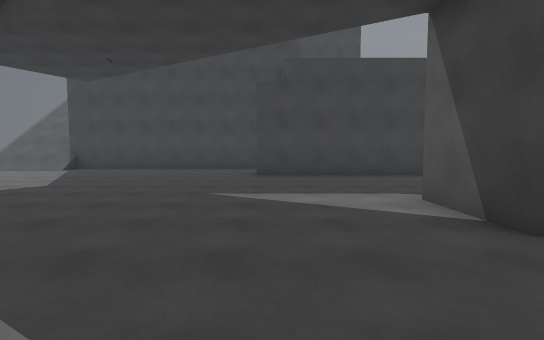
[1] (above)

22 first-person views from a walk through a 3-D level made in the Unity game engine. The camera is 1.5 m above the floor, tilts 4° down and sees 85° across. The floor is counted in squares, 2 m on a side. Each view is taken from the middle of a square. On the plan, view 1 faces up. The plan holds only what a view shows up to about 10 squares ahead; the rest is blank. The place goes on beyond the plan.

[2]
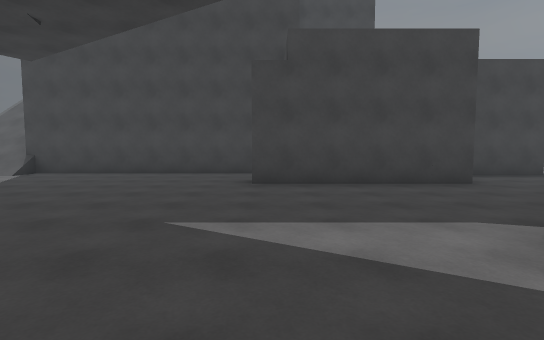

[3]
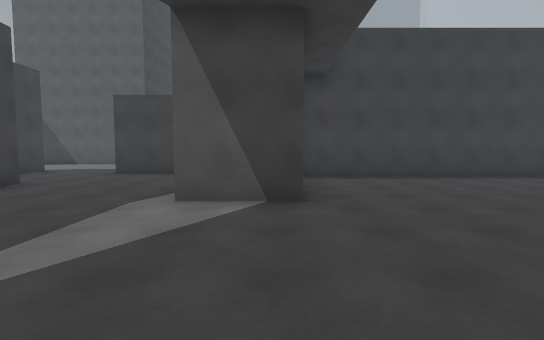

[4]
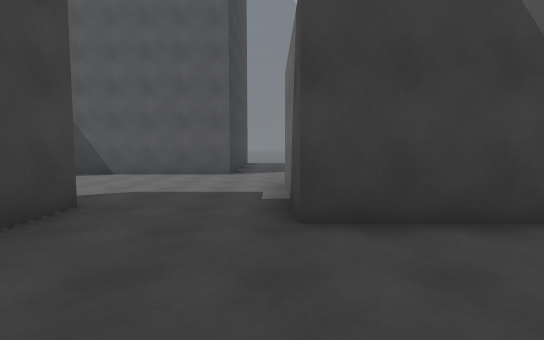

[5]
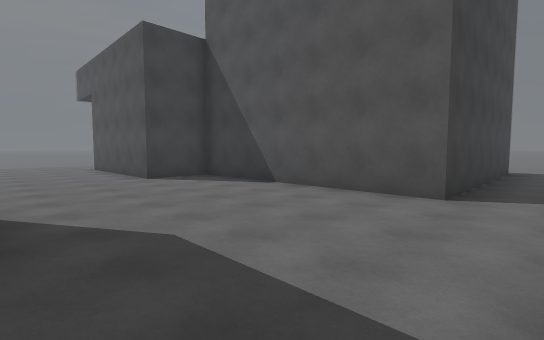

[6]
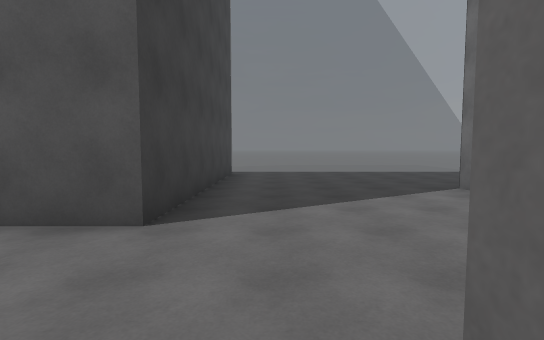

[7]
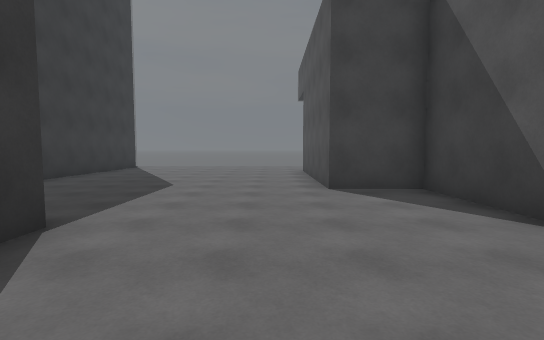

[8]
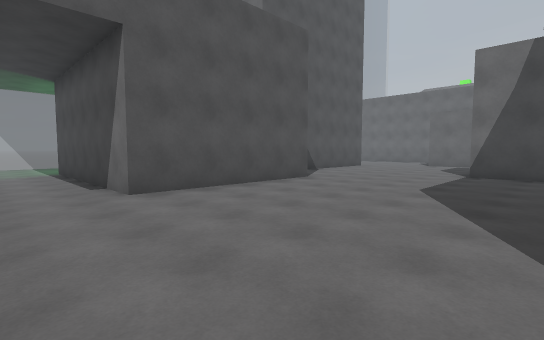

[9]
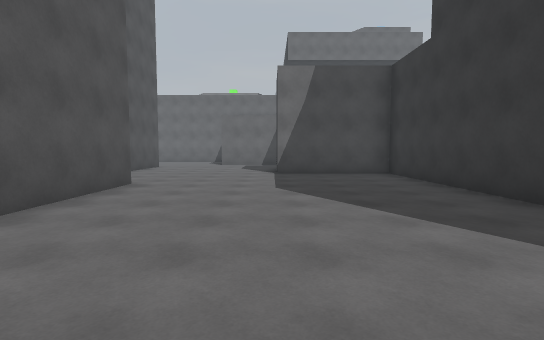

[10]
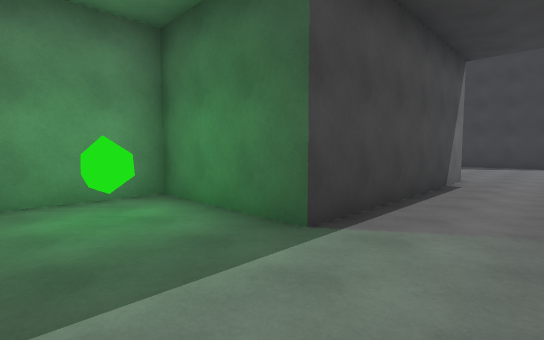

[11]
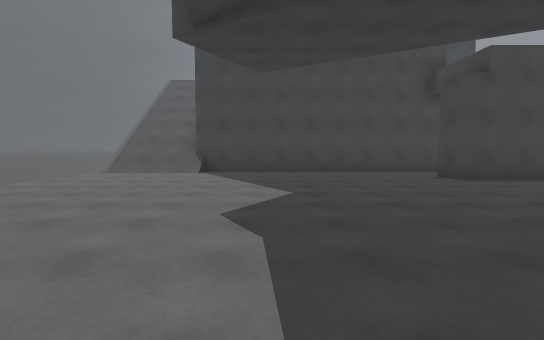

[12]
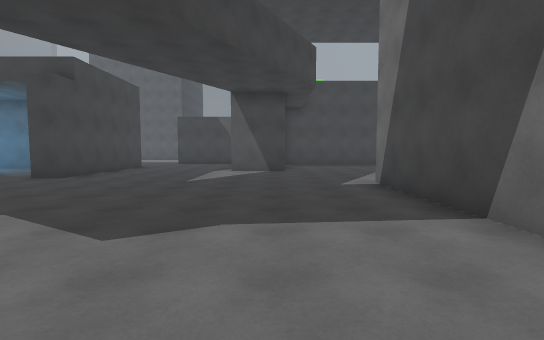

[13]
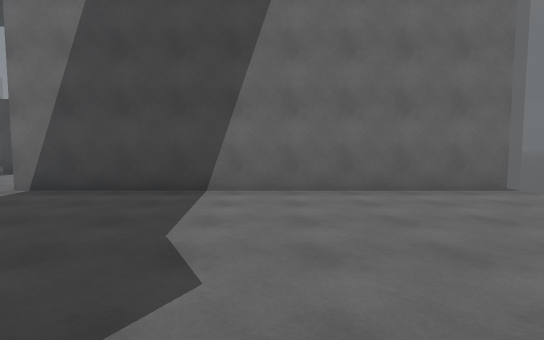

[14]
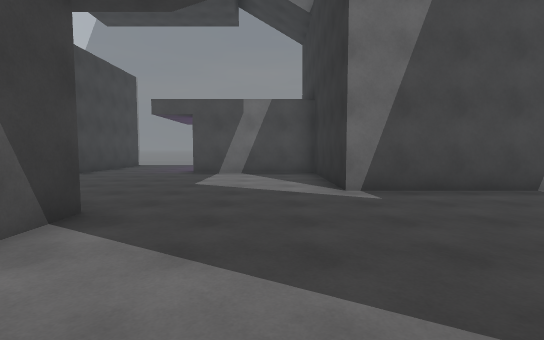

[15]
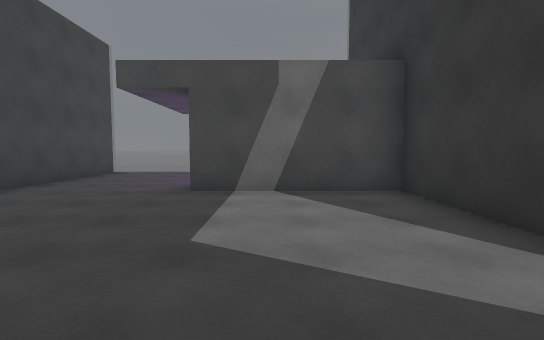

[16]
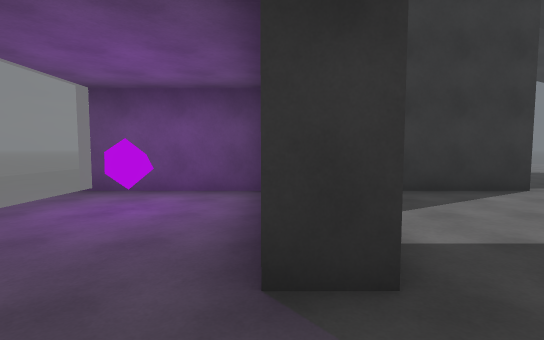

[17]
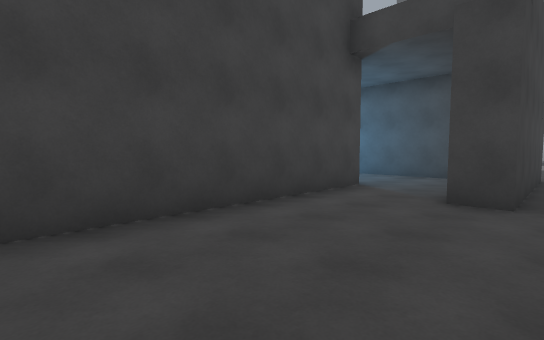

[18]
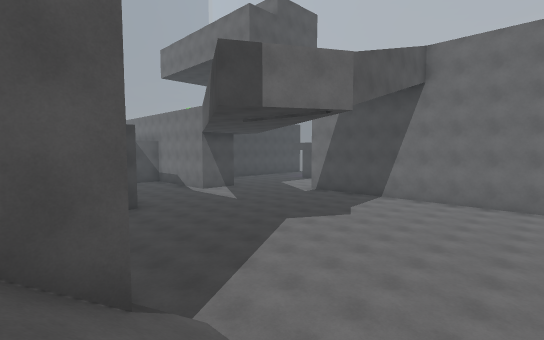

[19]
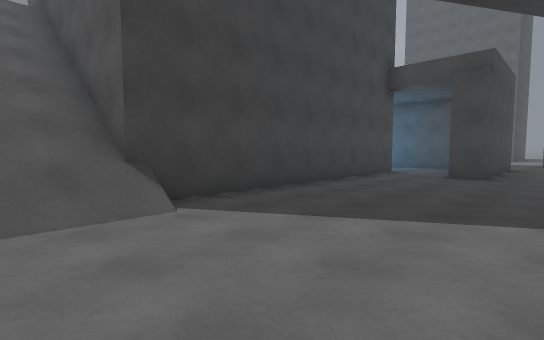

[20]
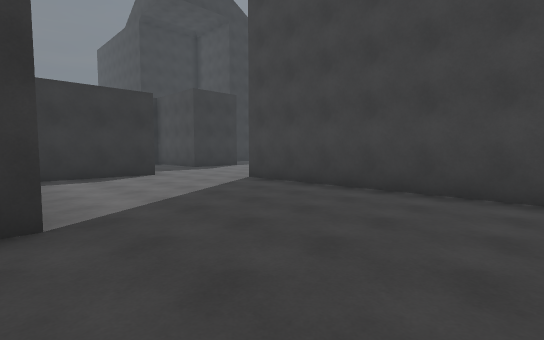

[21]
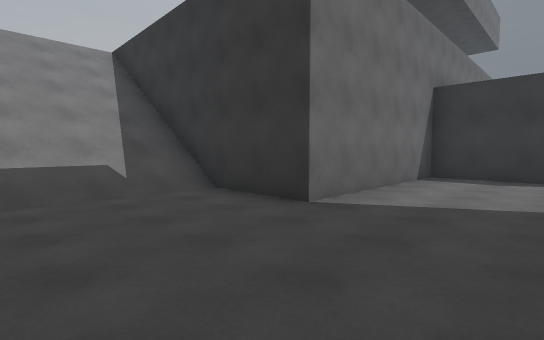

[22]
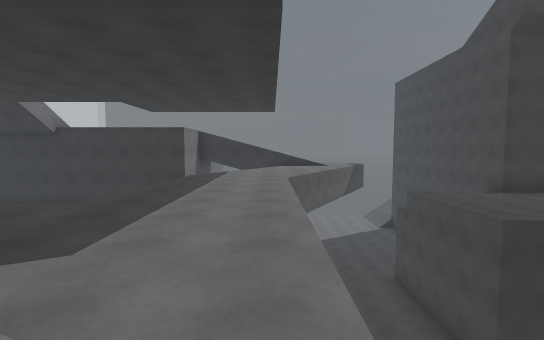

### Floor plan
Key: @ floor where view 1 was taken; # wall or solid block; . main floor; : floor 7.75 m higher than the main floor; + floor 17 m higher than the main floor; / step, stairs or slope; v drop or lower ground; C crystal.
Columns run from 11 left of view 1 to 20 right of it. Each row starts with its distance up from view 1.
 22                  ..............
 21                  ..............
 20                 ......######...
 19                 ......#    #...
 18                +......#    #.C.
 17                /......#    ####
 16                /......###
 15   //           /........#
 14   //            ........#
 13   //            ........#
 12  ///         .. ####....#
 11 v///#.....//...#####....#
 10  ..............#........########
  9  ..........#####...............#
  8  ..............................
  7  .................####.........
  6  .................#  #.........
  5  .................#  #.........
  4  ............/:::::::::::::....
  3  ............/::::::/      ....
  2  ................/::       ////
  1 #................/:        ////
  0 ##########.@.....:         ////
 -1          #.......:         ////
 -2          #.......:         ////
 -3          #.......:         ///
 -4          #####...:         :::
 -5          #.......:
 -6          #.C.....:
 -7          #...  ..#
 -8          ##      v

Where each view was taken, in squares from view 1:
view 1: 0 up, 0 right, facing up
view 2: 2 up, 0 right, facing up
view 3: 3 up, 2 left, facing right
view 4: 8 up, 4 right, facing right
view 5: 8 up, 8 right, facing up-right
view 6: 8 up, 10 right, facing right
view 7: 10 up, 10 right, facing up
view 8: 22 up, 6 right, facing down-right
view 9: 22 up, 8 right, facing down
view 10: 22 up, 19 right, facing down-left
view 11: 1 up, 5 left, facing up
view 12: 3 up, 8 left, facing right
view 13: 6 up, 6 left, facing down
view 14: 6 up, 0 right, facing down
view 15: 2 up, 1 right, facing down
view 16: 4 down, 4 right, facing left
view 17: 8 up, 5 left, facing up-right
view 18: 12 up, 10 left, facing down-right
view 19: 7 up, 9 left, facing up-right
view 20: 4 up, 19 right, facing up-left
view 21: 7 up, 19 right, facing down-left
view 22: 4 up, 10 right, facing left
